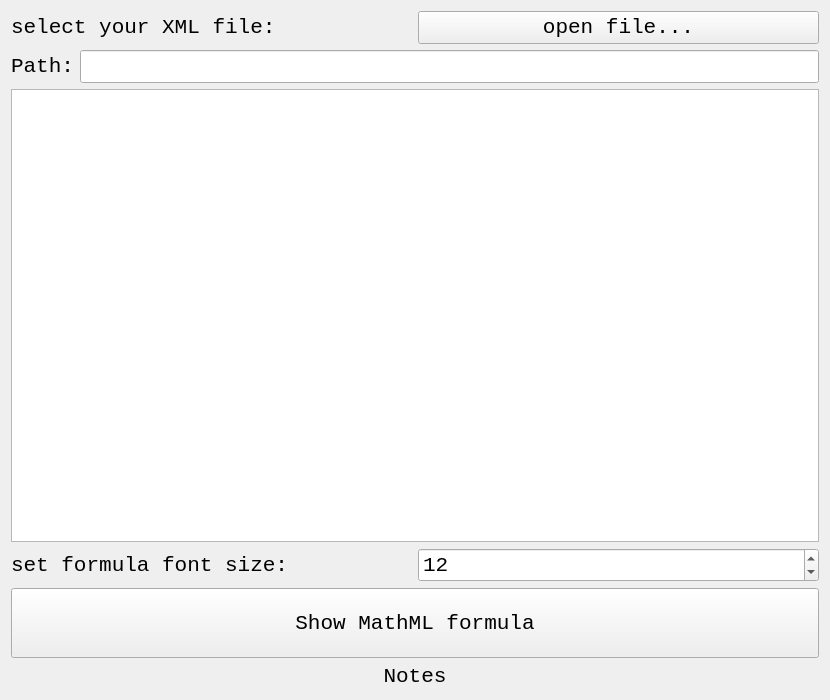
<?xml version="1.0" encoding="UTF-8"?>
<ui version="4.0">
 <class>Tools_Widget</class>
 <widget class="QWidget" name="Tools_Widget">
  <property name="geometry">
   <rect>
    <x>0</x>
    <y>0</y>
    <width>830</width>
    <height>700</height>
   </rect>
  </property>
  <property name="font">
   <font>
    <family>Consolas</family>
    <pointsize>16</pointsize>
   </font>
  </property>
  <property name="windowTitle">
   <string>Tools_Widget</string>
  </property>
  <layout class="QVBoxLayout" name="verticalLayout">
   <item>
    <layout class="QHBoxLayout" name="horizontalLayout">
     <item>
      <widget class="QLabel" name="label">
       <property name="text">
        <string>select your XML file:</string>
       </property>
      </widget>
     </item>
     <item>
      <widget class="QPushButton" name="pushButton">
       <property name="text">
        <string>open file...</string>
       </property>
      </widget>
     </item>
    </layout>
   </item>
   <item>
    <layout class="QHBoxLayout" name="horizontalLayout_2">
     <item>
      <widget class="QLabel" name="label_2">
       <property name="text">
        <string>Path:</string>
       </property>
      </widget>
     </item>
     <item>
      <widget class="QLineEdit" name="lineEdit">
       <property name="text">
        <string/>
       </property>
      </widget>
     </item>
    </layout>
   </item>
   <item>
    <widget class="QTextEdit" name="textEdit">
     <property name="toolTip">
      <string>&lt;html&gt;&lt;head/&gt;&lt;body&gt;&lt;p&gt;MathML Referance:&lt;/p&gt;&lt;p&gt;&lt;a href=&quot;https://developer.mozilla.org/en-US/docs/Web/MathML&quot;&gt;&lt;span style=&quot; text-decoration: underline; color:#0000ff;&quot;&gt;MathML | MDN (mozilla.org)&lt;/span&gt;&lt;/a&gt;&lt;/p&gt;&lt;/body&gt;&lt;/html&gt;</string>
     </property>
     <property name="whatsThis">
      <string>&lt;html&gt;&lt;head/&gt;&lt;body&gt;&lt;p&gt;&lt;br/&gt;&lt;/p&gt;&lt;/body&gt;&lt;/html&gt;</string>
     </property>
    </widget>
   </item>
   <item>
    <layout class="QHBoxLayout" name="horizontalLayout_3">
     <item>
      <widget class="QLabel" name="label_4">
       <property name="text">
        <string>set formula font size:</string>
       </property>
      </widget>
     </item>
     <item>
      <widget class="QSpinBox" name="spinBox">
       <property name="minimum">
        <number>6</number>
       </property>
       <property name="maximum">
        <number>128</number>
       </property>
       <property name="value">
        <number>12</number>
       </property>
      </widget>
     </item>
    </layout>
   </item>
   <item>
    <widget class="QPushButton" name="pushButton_2">
     <property name="minimumSize">
      <size>
       <width>0</width>
       <height>70</height>
      </size>
     </property>
     <property name="text">
      <string>Show MathML formula</string>
     </property>
    </widget>
   </item>
   <item>
    <widget class="QLabel" name="label_3">
     <property name="text">
      <string>Notes</string>
     </property>
     <property name="alignment">
      <set>Qt::AlignCenter</set>
     </property>
    </widget>
   </item>
  </layout>
 </widget>
 <layoutdefault spacing="6" margin="11"/>
 <resources/>
 <connections/>
</ui>
